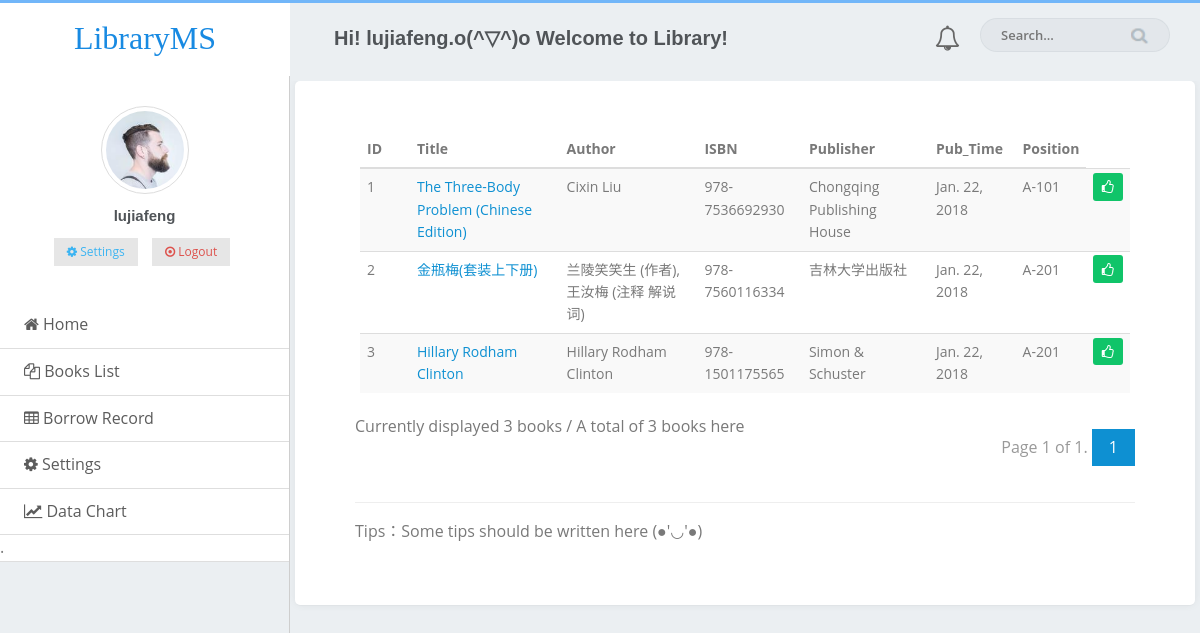
The app's page /bookslist/ (signed in) with its own data.
### LMS/models.py (models this page shows, shortened)
class Book(models.Model):
    id = models.AutoField(auto_created=True, primary_key=True, serialize=False, verbose_name='Book_ID')
    Available = models.BooleanField(default=1)
    Title = models.CharField(max_length=64,default='')
    Author = models.CharField(max_length=32, default='')
    ISBN = models.CharField(max_length=32, default='')
    Publisher = models.CharField(max_length=32, default='')
    Pub_Time = models.DateField(null=True)
    Pages = models.IntegerField(null=True)
    Description = models.TextField(null=True)
    Position = models.CharField(max_length=8, default='A-101')

### LMS/views.py (the view)
# urls.py: url(r'^bookslist/$', views.bookslist,name='bookslist'),
def bookslist(request):
    if "reader_id" in request.session:
        books = Book.objects.all()
        booksall = books.count()
        limit = 13  #每页显示的记录数
        paginator = Paginator(books, limit)  # 实例化一个分页对象
        page = request.GET.get('page')  #获取页面
        try:
            books = paginator.page(page)  #获取某页对应的记录
        except PageNotAnInteger: #如果页码不是个整数
            books = paginator.page(1)  #取第一页的记录
        except EmptyPage: #如果页码太大,没有相应的记录
            books = paginator.page(paginator.num_pages)  #取最后一页的记录
        reader = Reader.objects.get(pk=request.session["reader_id"])
        return render(request, 'bookslist.html', {'books':books, 'booksall': booksall, 'reader':reader})
    else:
        return render(request, 'login.html', {'line':'Please login first!'})

### LMS/templates/bookslist.html (shortened to what this page needs)
<!DOCTYPE html>
<html>
	<head>
		<link rel="stylesheet" href="/static/assets/css/amazeui.css" />
		<link rel="stylesheet" href="//maxcdn.bootstrapcdn.com/font-awesome/4.3.0/css/font-awesome.min.css">
		<link rel="stylesheet" href="/static/assets/css/core.css" />
		<link rel="stylesheet" href="/static/assets/css/menu.css" />
		<link rel="stylesheet" href="/static/assets/css/index.css" />
		<link rel="stylesheet" href="/static/assets/css/admin.css" />
		<link rel="stylesheet" href="/static/assets/css/page/typography.css" />
		<link rel="stylesheet" href="/static/assets/css/page/form.css" />
	</head>
	<body>
		<header class="am-topbar am-topbar-fixed-top">
			<div class="am-topbar-left am-hide-sm-only">
                <a href="{% url 'index' %}" class="logo">Library<span>MS</span></span></a>
            </div>
			<div class="contain">
				<ul class="am-nav am-navbar-nav am-navbar-left">
					<li><h4 class="page-title">Hi! {{request.session.reader_name}}.o(^▽^)o Welcome to Library!  </h4></li>
				</ul>
				<ul class="am-nav am-navbar-nav am-navbar-right">
					<li class="inform"><i class="am-icon-bell-o" aria-hidden="true"></i></li>
					<li class="hidden-xs am-hide-sm-only">
                        <form role="search" class="app-search">
                            <input type="text" placeholder="Search..." class="form-control">
                            <a href=""><img src="/static/assets/img/search.png"></a>
                        </form>
                    </li>
				</ul>
			</div>
		</header>
		<div class="admin">
            <div class="admin-sidebar am-offcanvas  am-padding-0" id="admin-offcanvas">
            <div class="am-offcanvas-bar admin-offcanvas-bar">
                <div class="user-box am-hide-sm-only">
                    <div class="user-img">
                        <img src="/static/assets/img/avatar-1.jpg" alt="user-img" title="user_img" class="img-circle img-thumbnail img-responsive">
                    </div>
                    <h5>{{request.session.reader_name}}</h5>
                    <ul class="list-inline">
                        <li>
                            <a href="{% url 'index' %}">
                                <button class="am-btn am-btn-default am-btn-xs am-text-secondary"><span class="fa fa-cog"> </span> Settings</button>
                            </a>
                        </li>
                        <li>
                            <a href="{% url 'logout_action' %}">
                                <button class="am-btn am-btn-default am-btn-xs am-text-danger am-hide-sm-only"><span class="am-icon-dot-circle-o"> </span> Logout </button>
                            </a>
                        </li>
                    </ul>
                </div>
                 <ul class="am-list admin-sidebar-list">
                    <li><a href="{% url 'index' %}"><span class="am-icon-home"></span>  Home </a></li>
                    <li><a href="{% url 'bookslist' %}"><span class="am-icon-copy"></span>  Books List </a></li>
                    <li><a href="{% url 'record_page' %}"><span class="am-icon-table"></span>  Borrow Record </a></li>
                    <li><a href=""><span class="fa fa-cog"></span>  Settings </a></li>
                    <li><a href=""><span class="am-icon-line-chart"></span>  Data Chart </a></li>
                      <li>.  </li>
                  </ul>
            </div>
            </div>
		    <div class="content-page">
			<div class="content">
				<div class="card-box">
					<div class="am-g">
                        <div class="am-u-sm-12">
                            <form class="am-form">
                                <table class="am-table am-table-striped am-table-hover table-main">
                                    <thead>
                                    <tr>
                                        <th class="table-id">ID</th>
                                        <th class="table-title">Title</th>
                                        <th class="table-type">Author</th>
                                        <th class="table-author am-hide-sm-only">ISBN</th>
                                        <th class="table-set">Publisher</th>
                                        <th class="table-date am-hide-sm-only">Pub_Time</th>
                                        <th class="table-title">Position</th>
                                    </tr>
                                    </thead>
                                    <tbody>
                                      {% for book in books.object_list  %}
                                      <tr>
                                        <td>{{ book.id }}</td>
                                        <td><a href="{% url 'book_page' book.id %}">{{ book.Title }}</a></td>
                                        <td>{{ book.Author}}</td>
                                        <td class="am-hide-sm-only">{{book.ISBN}}</td>
                                        <td class="am-hide-sm-only">{{book.Publisher}}</td>
                                        <td class="am-hide-sm-only">{{book.Pub_Time}}</td>
                                        <td>{{book.Position}}</td>
                                        {% if book.Available   %}
                                          <td><span class="label label-success"><i class="am-icon-thumbs-o-up"></i></span></td>
                                        {% else %}
                                           <td><span class="label label-danger"><i class="am-icon-close"></i></span></td>
                                        {% endif %}
                                      </tr>
                                      {% endfor %}
                                      </tbody>
                                </table>
                                <div class="am-cf">
                                  Currently displayed {{ books | length }} books / A total of {{ booksall }} books here
                                  <div class="am-fr">
                                    <ul class="am-pagination">
                                          Page {{ books.number }} of {{ books.paginator.num_pages }}.
                                      {% for page_number in books.paginator.page_range %}
                                      {% ifequal page_number  books.number %}
                                        <li class="am-active"><a href="#">{{ page_number }}</a></li>
                                      {% else %}
                                        <li><a href="?page={{ page_number }}">{{ page_number }}</a></li>
                                      {% endifequal %}
                                      {% endfor %}
                                    </ul>
                                  </div>
                                </div>
                                <hr />
                                <p>Tips：Some tips should be written here (●'◡'●)</p>
                            </form>
                        </div>
                     </div>
                </div>
            </div>
        </div>
        </div>
	</body>
</html>

### LMS/static/assets/css/core.css (style rules this page uses)
body { background: #ebeff2; font-family: "open sans","Helvetica Neue",Helvetica,Arial,sans-serif; margin: 0; overflow-x: hidden; color: #797979; height: 100%; }
html { position: relative; height: 100%; background: #ebeff2; }
h1, h2, h3, h4, h5, h6 { color: #505458; font-family: 'Karla', sans-serif; margin: 10px 0; }
h4 { line-height: 22px; }
h5 { font-size: 15px; }
p { line-height: 1.6; }
* { outline: none !important; }
.page-title { font-size: 20px; font-weight: 600; margin-bottom: 0px; margin-top: 0px; line-height: 70px; }
.card-box { padding: 45px; box-shadow: 0 0px 8px 0 rgba(0, 0, 0, 0.06), 0 1px 0px 0 rgba(0, 0, 0, 0.02); -webkit-border-radius: 5px; border-radius: 5px; -moz-border-radius: 5px; background-clip: padding-box; margin-bottom: 20px; background-color: #ffffff; }
.img-thumbnail { border: 1px solid #EBEFF2; }
.form-control { background-color: #FFFFFF; border: 1px solid #E3E3E3; border-radius: 4px; color: #565656; padding: 7px 12px; height: 38px; max-width: 100%; -webkit-box-shadow: none; box-shadow: none; -webkit-transition: all 300ms linear; -moz-transition: all 300ms linear; -o-transition: all 300ms linear; -ms-transition: all 300ms linear; transition: all 300ms linear; }
.label { font-weight: 500; letter-spacing: 0.05em; padding: .3em .6em .3em; color: #fff; border-radius: 3px; }
.label-success { background-color: #10c469; }

### LMS/static/assets/css/menu.css (style rules this page uses)
.am-topbar { border-top: 3px solid #71b6f9; background: none; border-bottom: none; }
.am-topbar .am-topbar-left { background: #ffffff; float: left; text-align: center; height: 73px; position: relative; width: 290px; z-index: 1; }
.am-navbar-left { float: left; }
.am-topbar .am-topbar-left .logo { line-height: 70px; }
.logo { color: #188ae2 !important; font-size: 32px; font-family: 'Rancho', cursive; }
.page-title { font-size: 20px; font-weight: 600; margin-bottom: 0px; margin-top: 0px; line-height: 70px; margin-left: 44px; }
.am-navbar-right { float: right!important; margin-right: 30px; margin-top: 10px; }
.am-navbar-right li { float: left; }
.app-search .form-control, .app-search .form-control:focus { border: 1px solid rgba(152, 166, 173, 0.15); font-size: 13px; height: 34px; color: #435966; font-weight: 600; padding-left: 20px; padding-right: 40px; margin-left: 20px; background: rgba(152, 166, 173, 0.1); box-shadow: none; border-radius: 30px; width: 190px; }
.inform { line-height: 40px; }
.hidden-xs { position: relative; }
.app-search a { position: absolute; display: block; width: 19px; height: 21px; top: 3px; right: 20px; color: rgba(152, 166, 173, 0.7); }
.admin { width: 100%; height: 100%; }
.admin .am-g { padding-left: 0; padding-right: 0; }
.user-box { text-align: center; padding: 30px 0px 20px 0px; background: #fff; }
.user-box .user-img { position: relative; height: 88px; width: 88px; margin: 0px auto; }
.img-thumbnail { border: 1px solid #EBEFF2; }
.img-circle { border-radius: 50%; }
.img-thumbnail { display: inline-block; max-width: 100%; height: auto; padding: 4px; line-height: 1.42857143; background-color: #fff; border: 1px solid #ddd; border-radius: 4px; -webkit-transition: all .2s ease-in-out; -o-transition: all .2s ease-in-out; transition: all .2s ease-in-out; border-radius: 50%; }
.list-inline { padding-left: 0; margin-left: -5px; list-style: none; }
.list-inline>li { display: inline-block; padding-right: 5px; padding-left: 5px; }
.user-box ul li a { color: #98a6ad; }
.inform { font-size: 25px; line-height: 48px; }
.content-page { overflow: auto; margin-top: 30px; }
.content-page .content { padding: 0px 5px; }
.am-g { padding-right: 15px; padding-left: 15px; margin-right: auto; margin-left: auto; }
.contain { overflow: hidden; }
.admin { width: 100%; height: 100%; display: flex; display: -webkit-flex; }
.admin-sidebar { float: left; }
.content-page { flex: 1; -webkit-flex: 1; }

### LMS/static/assets/css/page/form.css (style rules this page uses)
.logo { color: #188ae2 !important; font-size: 32px; font-family: 'Rancho', cursive; text-decoration: none; }

### records on screen
Book: id "1", Title "The Three-Body Problem (Chinese Edition)", Author "Cixin Liu", ISBN "978-7536692930", Publisher "Chongqing Publishing House", Pub_Time "Jan. 22, 2018", Position "A-101", Available True (drawn)
Book: id "2", Title "金瓶梅(套装上下册)", Author "兰陵笑笑生 (作者), 王汝梅 (注释 解说词)", ISBN "978-7560116334", Publisher "吉林大学出版社", Pub_Time "Jan. 22, 2018", Position "A-201", Available True (drawn)
Book: id "3", Title "Hillary Rodham Clinton", Author "Hillary Rodham Clinton", ISBN "978-1501175565", Publisher "Simon & Schuster", Pub_Time "Jan. 22, 2018", Position "A-201", Available True (drawn)

### other values on screen
{{ request.session.reader_name }} "lujiafeng"
{{ books | length }} "3"
{{ booksall }} "3"
{{ books.number }} "1"
{{ books.paginator.num_pages }} "1"
{{ page_number }} "1"
